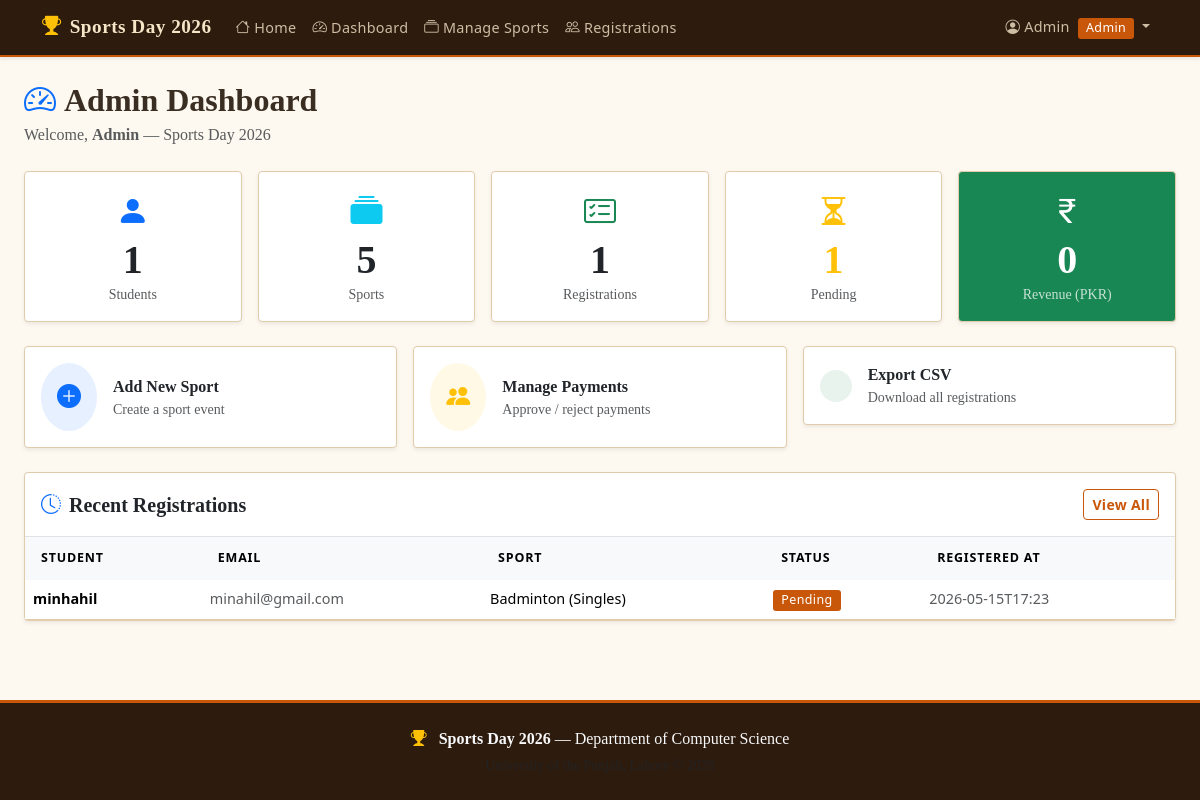
The page /admin/dashboard (signed in) on the database its author committed.
### tables this page shows
CREATE TABLE registrations (
            id             INTEGER PRIMARY KEY AUTOINCREMENT,
            user_id        INTEGER NOT NULL,
            sport_id       INTEGER NOT NULL,
            payment_ref    TEXT,
            payment_status TEXT    NOT NULL DEFAULT 'pending',
            registered_at  TEXT    NOT NULL,
            FOREIGN KEY (user_id)  REFERENCES users(id),
            FOREIGN KEY (sport_id) REFERENCES sports(id),
            UNIQUE (user_id, sport_id)
        );

CREATE TABLE users (
            id          INTEGER PRIMARY KEY AUTOINCREMENT,
            name        TEXT    NOT NULL,
            email       TEXT    NOT NULL UNIQUE,
            phone       TEXT    NOT NULL,
            password    TEXT    NOT NULL,
            role        TEXT    NOT NULL DEFAULT 'student',
            created_at  TEXT    NOT NULL
        );

CREATE TABLE sports (
            id          INTEGER PRIMARY KEY AUTOINCREMENT,
            name        TEXT    NOT NULL UNIQUE,
            description TEXT,
            rules       TEXT,
            fee         REAL    NOT NULL DEFAULT 0,
            max_players INTEGER DEFAULT 20,
            venue       TEXT,
            event_date  TEXT,
            is_active   INTEGER DEFAULT 1,
            created_at  TEXT    NOT NULL
        );

### app.py (the view)
@app.route('/admin/dashboard')
@admin_required
def admin_dashboard():
    db = get_db()
    stats = db.execute(
        '''SELECT
               (SELECT COUNT(*) FROM users WHERE role = 'student')            AS total_students,
               (SELECT COUNT(*) FROM sports)                                   AS total_sports,
               (SELECT COUNT(*) FROM registrations)                            AS total_registrations,
               (SELECT COUNT(*) FROM registrations WHERE payment_status='pending')  AS pending_payments,
               (SELECT COALESCE(SUM(s.fee),0)
                FROM registrations r JOIN sports s ON r.sport_id = s.id
                WHERE r.payment_status = 'approved')                           AS revenue
        '''
    ).fetchone()
    recent = db.execute(
        '''SELECT r.*, u.name AS student_name, u.email, s.name AS sport_name
           FROM registrations r
           JOIN users  u ON r.user_id  = u.id
           JOIN sports s ON r.sport_id = s.id
           ORDER BY r.registered_at DESC
           LIMIT 10'''
    ).fetchall()
    return render_template('admin/dashboard.html', stats=stats, recent=recent)

### app.py (called while the page is built)
def admin_required(f):
    @wraps(f)
    def decorated(*args, **kwargs):
        if 'user_id' not in session or session.get('user_role') != 'admin':
            flash('Unauthorized access.', 'danger')
            return redirect(url_for('login'))
        return f(*args, **kwargs)
    return decorated

### database.py (called while the page is built)
def get_db():
    if 'db' not in g:
        g.db = sqlite3.connect(DATABASE)
        g.db.row_factory = sqlite3.Row
        g.db.execute("PRAGMA foreign_keys = ON")
    return g.db

### templates/admin/dashboard.html (shortened to what this page needs)
{% extends 'base.html' %}
{% block content %}
<div class="container-fluid px-4">
    <div class="d-flex justify-content-between align-items-center mb-4">
        <div>
            <h2 class="fw-bold mb-1"><i class="bi bi-speedometer2 text-primary me-2"></i>Admin Dashboard</h2>
            <p class="text-muted mb-0">Welcome, <strong>{{ session['user_name'] }}</strong> &mdash; Sports Day 2026</p>
        </div>
    </div>
    <div class="row g-3 mb-4">
        <div class="col-6 col-md-4 col-lg-2-4">
            <div class="card border-0 shadow-sm text-center h-100" style="min-width:0">
                <div class="card-body py-3 px-2">
                    <i class="bi bi-person-fill fs-2 text-primary mb-2"></i>
                    <div class="display-6 fw-bold">{{ stats.total_students }}</div>
                    <div class="text-muted small">Students</div>
                </div>
            </div>
        </div>
        <div class="col-6 col-md-4 col-lg-2-4">
            <div class="card border-0 shadow-sm text-center h-100">
                <div class="card-body py-3 px-2">
                    <i class="bi bi-collection-fill fs-2 text-info mb-2"></i>
                    <div class="display-6 fw-bold">{{ stats.total_sports }}</div>
                    <div class="text-muted small">Sports</div>
                </div>
            </div>
        </div>
        <div class="col-6 col-md-4 col-lg-2-4">
            <div class="card border-0 shadow-sm text-center h-100">
                <div class="card-body py-3 px-2">
                    <i class="bi bi-card-checklist fs-2 text-success mb-2"></i>
                    <div class="display-6 fw-bold">{{ stats.total_registrations }}</div>
                    <div class="text-muted small">Registrations</div>
                </div>
            </div>
        </div>
        <div class="col-6 col-md-6 col-lg-2-4">
            <div class="card border-0 shadow-sm text-center h-100">
                <div class="card-body py-3 px-2">
                    <i class="bi bi-hourglass-split fs-2 text-warning mb-2"></i>
                    <div class="display-6 fw-bold text-warning">{{ stats.pending_payments }}</div>
                    <div class="text-muted small">Pending</div>
                </div>
            </div>
        </div>
        <div class="col-12 col-md-6 col-lg-2-4">
            <div class="card border-0 shadow-sm text-center h-100 bg-success text-white">
                <div class="card-body py-3 px-2">
                    <i class="bi bi-currency-rupee fs-2 mb-2"></i>
                    <div class="display-6 fw-bold">{{ stats.revenue|int }}</div>
                    <div class="small opacity-75">Revenue (PKR)</div>
                </div>
            </div>
        </div>
    </div>
    <div class="row g-3 mb-4">
        <div class="col-md-4">
            <a href="{{ url_for('admin_add_sport') }}" class="card card-hover border-0 shadow-sm text-decoration-none">
                <div class="card-body d-flex align-items-center py-3">
                    <div class="rounded-circle bg-primary bg-opacity-10 p-3 me-3">
                        <i class="bi bi-plus-circle-fill text-primary fs-4"></i>
                    </div>
                    <div>
                        <div class="fw-bold">Add New Sport</div>
                        <div class="text-muted small">Create a sport event</div>
                    </div>
                </div>
            </a>
        </div>
        <div class="col-md-4">
            <a href="{{ url_for('admin_registrations') }}" class="card card-hover border-0 shadow-sm text-decoration-none">
                <div class="card-body d-flex align-items-center py-3">
                    <div class="rounded-circle bg-warning bg-opacity-10 p-3 me-3">
                        <i class="bi bi-people-fill text-warning fs-4"></i>
                    </div>
                    <div>
                        <div class="fw-bold">Manage Payments</div>
                        <div class="text-muted small">Approve / reject payments</div>
                    </div>
                </div>
            </a>
        </div>
        <div class="col-md-4">
            <a href="{{ url_for('admin_export_csv') }}" class="card card-hover border-0 shadow-sm text-decoration-none">
                <div class="card-body d-flex align-items-center py-3">
                    <div class="rounded-circle bg-success bg-opacity-10 p-3 me-3">
                    </div>
                    <div>
                        <div class="fw-bold">Export CSV</div>
                        <div class="text-muted small">Download all registrations</div>
                    </div>
                </div>
            </a>
        </div>
    </div>
    <div class="card border-0 shadow-sm">
        <div class="card-header bg-white border-bottom d-flex justify-content-between align-items-center py-3">
            <h5 class="mb-0 fw-bold">
                <i class="bi bi-clock-history me-2 text-primary"></i>Recent Registrations
            </h5>
            <a href="{{ url_for('admin_registrations') }}" class="btn btn-sm btn-outline-primary">View All</a>
        </div>
        <div class="card-body p-0">
            {% if recent %}
            <div class="table-responsive">
                <table class="table table-hover mb-0">
                    <thead class="table-light">
                        <tr>
                            <th>Student</th>
                            <th>Email</th>
                            <th>Sport</th>
                            <th>Status</th>
                            <th>Registered At</th>
                        </tr>
                    </thead>
                    <tbody>
                        {% for r in recent %}
                        <tr>
                            <td class="fw-semibold">{{ r.student_name }}</td>
                            <td class="small text-muted">{{ r.email }}</td>
                            <td>{{ r.sport_name }}</td>
                            <td>
                                {% if r.payment_status == 'approved' %}
                                <span class="badge bg-success">Approved</span>
                                {% elif r.payment_status == 'rejected' %}
                                <span class="badge bg-danger">Rejected</span>
                                {% else %}
                                <span class="badge bg-warning text-dark">Pending</span>
                                {% endif %}
                            </td>
                            <td class="small text-muted">{{ r.registered_at[:16] }}</td>
                        </tr>
                        {% endfor %}
                    </tbody>
                </table>
            </div>
            {% else %}
            <div class="text-center py-4 text-muted">
                <i class="bi bi-inbox fs-1"></i>
                <p class="mt-2">No registrations yet.</p>
            </div>
            {% endif %}
        </div>
    </div>
</div>
{% endblock %}

### static/css/style.css (style rules this page uses)
:root { --primary: #2d1b0e; --accent: #c9570a; --secondary: #3d5c3a; --sand: #f5e6c8; --light: #fdf8f0; --muted: #8a7560; --border: #e0ccaa; }
body { font-family: 'Georgia', 'Times New Roman', serif; background-color: var(--light); color: #3a2e22; min-height: 100vh; display: flex; flex-direction: column; }
.card { border-radius: 4px; border: 1px solid var(--border) !important; background-color: #fff; transition: transform 0.15s ease, box-shadow 0.15s ease; }
.table { border-color: var(--border); }
.table thead { background-color: var(--primary); color: var(--sand); }
.table thead th { font-size: 0.78rem; text-transform: uppercase; letter-spacing: 0.8px; font-weight: 600; font-family: 'Segoe UI', system-ui, sans-serif; border: none !important; padding: 0.75rem 1rem; }
.table tbody td { border-color: var(--border); font-family: 'Segoe UI', system-ui, sans-serif; font-size: 0.9rem; }
.badge { font-weight: 500; letter-spacing: 0.4px; border-radius: 3px; font-family: 'Segoe UI', system-ui, sans-serif; font-size: 0.78rem; }
.badge.bg-warning { background-color: var(--accent) !important; color: #fff !important; }
.col-lg-2-4 { flex: 0 0 auto; width: 20%; }
.btn { border-radius: 4px; font-weight: 600; font-family: 'Segoe UI', system-ui, sans-serif; font-size: 0.875rem; letter-spacing: 0.3px; transition: all 0.18s; }
.btn-outline-primary { color: var(--accent); border-color: var(--accent); }

### rows shown on the page
registrations: student_name "minhahil", email "minahil@gmail.com", sport_name "Badminton (Singles)", payment_status "Pending", registered_at "2026-05-15T17:23"

### other values the page prints
{{ session['user_name'] }} "Admin"
{{ stats.total_students }} "1"
{{ stats.total_sports }} "5"
{{ stats.total_registrations }} "1"
{{ stats.pending_payments }} "1"
{{ stats.revenue|int }} "0"
